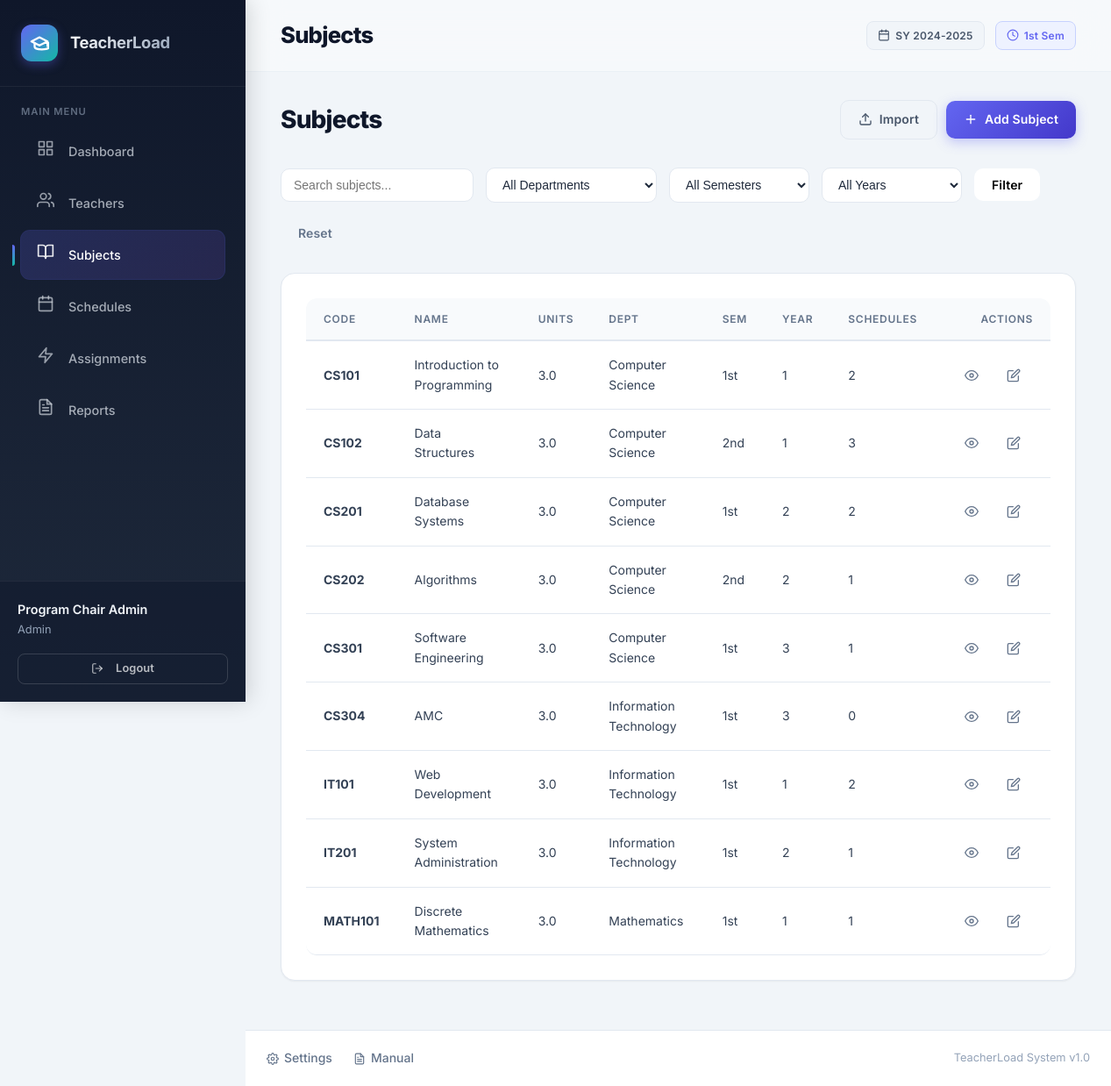
Page /modules/subjects/index.php (signed in) on the committed database.
### tables this page shows
CREATE TABLE `subjects` (
  `id` int(11) NOT NULL,
  `code` varchar(20) NOT NULL,
  `name` varchar(100) NOT NULL,
  `description` text DEFAULT NULL,
  `units` decimal(3,1) NOT NULL DEFAULT 3.0,
  `lecture_hours` decimal(4,1) DEFAULT 3.0,
  `lab_hours` decimal(4,1) DEFAULT 0.0,
  `department` varchar(50) DEFAULT NULL,
  `semester` enum('1st','2nd','summer') DEFAULT '1st',
  `year_level` int(11) DEFAULT 1,
  `is_active` tinyint(1) DEFAULT 1,
  `created_at` timestamp NOT NULL DEFAULT current_timestamp(),
  `updated_at` timestamp NOT NULL DEFAULT current_timestamp() ON UPDATE current_timestamp()
);

### includes/functions.php (called while the page is built, shortened)
<?php
function sanitize($input) {
    return htmlspecialchars(strip_tags(trim($input)), ENT_QUOTES, 'UTF-8');
}

### config/database.php (called while the page is built, shortened)
<?php
class Database {
    private static ?PDO $instance = null;
    public static function getInstance(): PDO {
        if (self::$instance === null) {
            $host = 'localhost';
            $db   = 'teacher_load_system';
            $user = 'root';
            $pass = '';
            $charset = 'utf8mb4';
            $dsn = "mysql:host=$host;dbname=$db;charset=$charset";
            $options = [
                PDO::ATTR_ERRMODE            => PDO::ERRMODE_EXCEPTION,
                PDO::ATTR_DEFAULT_FETCH_MODE => PDO::FETCH_ASSOC,
                PDO::ATTR_EMULATE_PREPARES   => true,
            ];
            try {
                self::$instance = new PDO($dsn, $user, $pass, $options);
            } catch (\PDOException $e) {
                error_log("DB Connection failed: " . $e->getMessage());
                throw new \PDOException($e->getMessage(), (int)$e->getCode());
            }
        }
        return self::$instance;
    }
}

### models/Subject.php (called while the page is built, shortened)
<?php
require_once __DIR__ . '/../config/database.php';
class Subject {
    private PDO $db;
    public function __construct() {
        $this->db = Database::getInstance();
    }
    public function getAll(array $filters = [], int $page = 1, int $perPage = ITEMS_PER_PAGE): array {
        $where = ['1=1'];
        $params = [];
        $whereSql = implode(' AND ', $where);
        $countStmt = $this->db->prepare("SELECT COUNT(*) FROM subjects WHERE $whereSql");
        $countStmt->execute($params);
        $total = (int)$countStmt->fetchColumn();
        $offset = ($page - 1) * $perPage;
        $stmt = $this->db->prepare("SELECT * FROM subjects WHERE $whereSql ORDER BY code LIMIT :limit OFFSET :offset");
        $stmt->bindValue(':limit', $perPage, PDO::PARAM_INT);
        $stmt->bindValue(':offset', $offset, PDO::PARAM_INT);
        $stmt->execute();
        $subjects = $stmt->fetchAll();
        foreach ($subjects as &$s) {
            $s['prerequisites'] = $this->getPrerequisites($s['id']);
            $s['schedule_count'] = $this->getScheduleCount($s['id']);
        }
        return ['data' => $subjects, 'total' => $total, 'page' => $page, 'perPage' => $perPage, 'totalPages' => (int)ceil($total / $perPage)];
    }
    public function getPrerequisites(int $subjectId): array {
        $stmt = $this->db->prepare("
            SELECT s.id, s.code, s.name
            FROM subject_prerequisites sp
            JOIN subjects s ON sp.prerequisite_id = s.id
            WHERE sp.subject_id = ?
        ");
        $stmt->execute([$subjectId]);
        return $stmt->fetchAll();
    }
    public function getScheduleCount(int $subjectId): int {
        $stmt = $this->db->prepare("SELECT COUNT(*) FROM schedules WHERE subject_id = ?");
        $stmt->execute([$subjectId]);
        return (int)$stmt->fetchColumn();
    }
}

### modules/subjects/index.php (the view, shortened to what this page needs)
<?php
require_once __DIR__ . '/../../includes/functions.php';
require_once __DIR__ . '/../../models/Subject.php';
$model = new Subject();
$filters = [
    'search' => $_GET['search'] ?? '',
    'department' => $_GET['department'] ?? '',
    'semester' => $_GET['semester'] ?? '',
    'year_level' => $_GET['year_level'] ?? ''
];
$page = (int)($_GET['page'] ?? 1);
$result = $model->getAll($filters, $page);
$subjects = $result['data'];
require __DIR__ . '/../../includes/header.php';
?>
<div class="page-toolbar">
    <h2>Subjects</h2>
    <div class="toolbar-actions">
        <a href="<?= BASE_URL ?>/modules/subjects/import.php" class="btn btn-outline">
            <svg width="16" height="16" viewBox="0 0 24 24" fill="none" stroke="currentColor" stroke-width="2" stroke-linecap="round" stroke-linejoin="round"><path d="M21 15v4a2 2 0 0 1-2 2H5a2 2 0 0 1-2-2v-4"/><polyline points="17 8 12 3 7 8"/><line x1="12" y1="3" x2="12" y2="15"/></svg>
            Import
        </a>
        <a href="<?= BASE_URL ?>/modules/subjects/create.php" class="btn btn-primary">
            <svg width="16" height="16" viewBox="0 0 24 24" fill="none" stroke="currentColor" stroke-width="2" stroke-linecap="round" stroke-linejoin="round"><line x1="12" y1="5" x2="12" y2="19"/><line x1="5" y1="12" x2="19" y2="12"/></svg>
            Add Subject
        </a>
    </div>
</div>
<div class="filter-bar">
    <form method="GET" class="filter-form">
        <input type="text" name="search" placeholder="Search subjects..." value="<?= sanitize($filters['search']) ?>" class="filter-input">
        <select name="department" class="filter-select">
            <option value="">All Departments</option>
        </select>
        <select name="semester" class="filter-select">
            <option value="">All Semesters</option>
        </select>
        <select name="year_level" class="filter-select">
            <option value="">All Years</option>
        </select>
        <button type="submit" class="btn btn-secondary">Filter</button>
        <a href="<?= BASE_URL ?>/modules/subjects/" class="btn btn-ghost">Reset</a>
    </form>
</div>
<div class="card">
    <div class="table-responsive">
        <table class="data-table">
            <thead>
                <tr>
                    <th>Code</th>
                    <th>Name</th>
                    <th>Units</th>
                    <th>Dept</th>
                    <th>Sem</th>
                    <th>Year</th>
                    <th>Schedules</th>
                    <th class="actions">Actions</th>
                </tr>
            </thead>
            <tbody>
                <?php if (empty($subjects)): ?>
                    <tr>
                        <td colspan="8" class="empty-cell">
                            <div class="empty-state">
                                <div class="empty-state-icon">📚</div>
                                <div>No subjects found.</div>
                            </div>
                        </td>
                    </tr>
                <?php else: ?>
                    <?php foreach ($subjects as $s): ?>
                        <tr>
                            <td><strong><?= sanitize($s['code']) ?></strong></td>
                            <td><?= sanitize($s['name']) ?></td>
                            <td><?= $s['units'] ?></td>
                            <td><?= sanitize($s['department'] ?? '-') ?></td>
                            <td><?= sanitize($s['semester']) ?></td>
                            <td><?= $s['year_level'] ?></td>
                            <td><?= $s['schedule_count'] ?></td>
                            <td class="actions">
                                <a href="<?= BASE_URL ?>/modules/subjects/view.php?id=<?= $s['id'] ?>" class="btn btn-sm btn-ghost" title="View">
                                    <svg width="16" height="16" viewBox="0 0 24 24" fill="none" stroke="currentColor" stroke-width="2" stroke-linecap="round" stroke-linejoin="round"><path d="M1 12s4-8 11-8 11 8 11 8-4 8-11 8-11-8-11-8z"/><circle cx="12" cy="12" r="3"/></svg>
                                </a>
                                <a href="<?= BASE_URL ?>/modules/subjects/edit.php?id=<?= $s['id'] ?>" class="btn btn-sm btn-ghost" title="Edit">
                                    <svg width="16" height="16" viewBox="0 0 24 24" fill="none" stroke="currentColor" stroke-width="2" stroke-linecap="round" stroke-linejoin="round"><path d="M11 4H4a2 2 0 0 0-2 2v14a2 2 0 0 0 2 2h14a2 2 0 0 0 2-2v-7"/><path d="M18.5 2.5a2.121 2.121 0 0 1 3 3L12 15l-4 1 1-4 9.5-9.5z"/></svg>
                                </a>
                            </td>
                        </tr>
                    <?php endforeach; ?>
                <?php endif; ?>
            </tbody>
        </table>
    </div>
</div>
<?php require __DIR__ . '/../../includes/footer.php'; ?>

### assets/css/main.css (style rules this page uses)
:root { --primary-50:#eef2ff;--primary-100:#e0e7ff;--primary-200:#c7d2fe;--primary-300:#a5b4fc;--primary-400:#818cf8;--primary-500:#6366f1;--primary-600:#4f46e5;--primary-700:#4338ca;--primary-800:#3730a3;--primary-900:#312e81;--accent-500:#14b8a6;--accent-600:#0d9488;--slate-50:#f8fafc;--slate-100:#f1f5f9;--slate-200:#e2e8f0;--slate-300:#cbd5e1;--slate-400:#94a3b8;--slate-500:#64748b;--slate-600:#475569;--slate-700:#334155;--slate-800:#1e293b;--slate-900:#0f172a;--success:#10b981;--success-light:#d1fae5;--warning:#f59e0b;--warning-light:#fef3c7;--danger:#ef4444;--danger-light:#fee2e2;--info:#0ea5e9;--info-light:#e0f2fe;--bg-body:#f1f5f9;--bg-card:#fff;--bg-sidebar:#0f172a;--bg-sidebar-hover:rgba(255,255,255,0.06);--bg-sidebar-active:rgba(99,102,241,0.18);--border-light:#e2e8f0;--border-medium:#cbd5e1;--shadow-sm:0 1px 2px 0 rgb(0 0 0 / 0.05);--shadow-md:0 4px 6px -1px rgb(0 0 0 / 0.07),0 2px 4px -2px rgb(0 0 0 / 0.05);--shadow-lg:0 10px 15px -3px rgb(0 0 0 / 0.08),0 4px 6px -4px rgb(0 0 0 / 0.04);--shadow-glow:0 0 0 3px rgba(99,102,241,0.15);--font-sans:'Inter',-apple-system,BlinkMacSystemFont,'Segoe UI',Roboto,sans-serif;--radius-sm:8px;--radius-md:10px;--radius-lg:14px;--radius-xl:20px;--primary:var(--primary-500);--primary-dark:var(--primary-700);--accent:var(--accent-500);--gray-50:var(--slate-50);--gray-100:var(--slate-100);--gray-300:var(--slate-300);--gray-400:var(--slate-400);--gray-500:var(--slate-500);--gray-600:var(--slate-600);--gray-700:var(--slate-700);--gray-800:var(--slate-800);--gray-900:var(--slate-900);--surface:#fff;--border:var(--slate-200);--bg-primary:var(--slate-100) }
* { box-sizing:border-box;margin:0;padding:0 }
html { scroll-behavior:smooth }
body { font-family:var(--font-sans);background:var(--bg-body);color:var(--slate-800);line-height:1.6;-webkit-font-smoothing:antialiased }
.btn { padding:0.65rem 1.25rem;border:2px solid transparent;border-radius:var(--radius-md);font-size:0.875rem;font-family:var(--font-sans);font-weight:600;cursor:pointer;transition:all 0.2s;text-decoration:none;display:inline-flex;align-items:center;justify-content:center;gap:0.4rem;white-space:nowrap }
.btn-primary { background:#fff;color:#000;border-color:var(--primary-500) }
.btn-secondary { background:#fff;color:#000;border-color:var(--slate-400) }
.btn-outline { background:#fff;color:#000;border-color:var(--border-medium) }
.btn-ghost { background:transparent;color:#000;border-color:transparent }
.btn-sm { padding:0.4rem 0.75rem;font-size:0.8rem }
.card { background:var(--bg-card);border-radius:var(--radius-lg);border:1px solid var(--border-light);box-shadow:var(--shadow-sm);overflow:hidden;margin-bottom:1.5rem }
.table-responsive { overflow-x:auto }
.data-table { width:100%;border-collapse:collapse;font-size:0.9rem }
.data-table th,.data-table td { padding:0.85rem 1rem;text-align:left;border-bottom:1px solid var(--border-light) }
.data-table th { font-weight:600;font-size:0.8rem;text-transform:uppercase;letter-spacing:0.04em;color:var(--slate-500);background:var(--slate-50) }
.data-table td.actions { white-space:nowrap;width:1% }
.page-toolbar { display:flex;align-items:center;justify-content:space-between;margin-bottom:1.25rem;gap:1rem }
.page-toolbar h2 { font-size:1.35rem;font-weight:700;color:var(--slate-900) }
.toolbar-actions { display:flex;align-items:center;gap:0.5rem }
.filter-bar { margin-bottom:1.25rem }
.filter-form { display:flex;flex-wrap:wrap;align-items:center;gap:0.5rem }
.filter-input,.filter-select { padding:0.55rem 0.75rem;border:1.5px solid var(--border-light);border-radius:var(--radius-md);font-size:0.875rem;color:var(--slate-800);background:#fff;min-width:160px }

### rows in the picture
subjects: code "CS101", name "Introduction to Programming", units "3.0", department "Computer Science", semester "1st", year_level "1", schedule_count "2"
subjects: code "CS102", name "Data Structures", units "3.0", department "Computer Science", semester "2nd", year_level "1", schedule_count "3"
subjects: code "CS201", name "Database Systems", units "3.0", department "Computer Science", semester "1st", year_level "2"
subjects: code "CS202", name "Algorithms", units "3.0", department "Computer Science", semester "2nd", year_level "2", is_active "1"
subjects: code "CS301", name "Software Engineering", units "3.0", department "Computer Science", semester "1st", year_level "3", is_active "1"
subjects: code "CS304", name "AMC", units "3.0", department "Information Technology", semester "1st", year_level "3", schedule_count "0"
subjects: code "IT101", name "Web Development", units "3.0", department "Information Technology", semester "1st", year_level "1", schedule_count "2"
subjects: code "IT201", name "System Administration", units "3.0", department "Information Technology", semester "1st", year_level "2", is_active "1"
subjects: code "MATH101", name "Discrete Mathematics", units "3.0", department "Mathematics", semester "1st", year_level "1"

### other values in the picture
$item['label'] "Dashboard"
$item['label'] "Teachers"
$item['label'] "Subjects"
$item['label'] "Schedules"
$item['label'] "Assignments"
$item['label'] "Reports"
$_SESSION['user_data']['full_name'] "Program Chair Admin"
$_SESSION['user_data']['role'] "Admin"
$pageTitle "Subjects"
$_SESSION['current_school_year'] "2024-2025"
$_SESSION['current_semester'] "1st"
